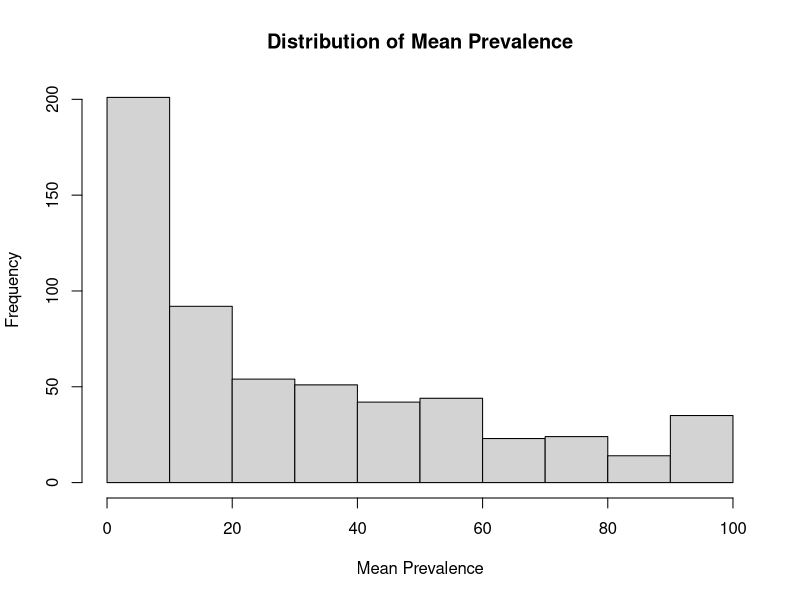

Write R code to recreate this figure.
##Pooled AMR prevalence by antibiotic compound and species per region

library(tidyverse)
library(ggpubr)
library(patchwork)
library(grid)
library(gridExtra)
library(ggthemes)
library(flextable)
library(officer)

theme_Publication <- function(base_size = 17, base_family = "helvetica") {
  library(grid)
  library(ggthemes)
  (theme_foundation(base_size = base_size, base_family = base_family)
    + theme(
      plot.title       = element_text(face = "bold", size = rel(1.2), hjust = 0.5),
      text             = element_text(),
      panel.background = element_rect(colour = NA),
      plot.background  = element_rect(colour = NA),
      panel.border     = element_rect(colour = NA),
      axis.title       = element_text(face = "bold", size = rel(1)),
      axis.title.y     = element_text(angle = 90, vjust = 2),
      axis.title.x     = element_text(vjust = -0.2),
      axis.text        = element_text(),
      axis.line        = element_line(colour = "black"),
      axis.ticks       = element_line(),
      panel.grid.major = element_line(colour = "#f0f0f0"),
      panel.grid.minor = element_blank(),
      legend.key       = element_rect(colour = NA),
      legend.position  = "bottom",
      legend.direction = "horizontal",
      legend.key.size  = unit(0.2, "cm"),
      legend.margin    = margin(0, 0, 0, 0),
      legend.title     = element_text(face = "italic"),
      plot.margin      = unit(c(2, 2, 2, 2), "mm"),
      strip.background = element_rect(colour = "#f0f0f0", fill = "#f0f0f0"),
      strip.text       = element_text(face = "bold")
    ))
}

# Consistent species colour palette across all panels
species_colours <- c(
  "Cattle"      = "#386cb0",
  "Chicken"     = "#fdb462",
  "Environment" = "#7fc97f",
  "Goats"       = "#ef3b2c",
  "Pigs"        = "#662506",
  "Sheep"       = "#a6cee3",
  "Turkey"      = "#984ea3"
)

all_species <- names(species_colours)

###############################################
# Load and clean data
###############################################
AMR_clean <- read.csv("AMR_clean.csv") %>%
  dplyr::select(doi, country, region, iso_3, y_coordinate, x_coordinate,
                sampling_start_year, sampling_end_year, species, pathogen,
                sal_prevalence, no_sample, antimicrobial, antimicrobial_compound,
                antibiotic_class, who_classification, no_isolate,
                no_isolates_resistant, no_isolates_intermediate,
                no_isolates_susceptible, mdr_percentage) %>%
  dplyr::mutate(
    no_isolates_susceptible = no_isolate - no_isolates_resistant,
    species = ifelse(species == "Pig", "Pigs", species)
  ) %>%
  dplyr::select(-no_isolates_intermediate)

# Total isolates per species per region - correct denominator
# Summed before antibiotic aggregation to avoid double counting
isolate_counts <- AMR_clean %>%
  group_by(region, species) %>%
  summarise(NIsolates = sum(no_isolate, na.rm = TRUE), .groups = "drop")

###############################################
# Subtitle functions - dynamic, no hardcoding
###############################################

# Eastern Africa - line break before Environment
build_subtitle_ea <- function() {
  d <- isolate_counts %>%
    filter(region == "Eastern Africa") %>%
    arrange(species) %>%
    mutate(label = paste0(species, " n = ", format(NIsolates, big.mark = ",")))
  line1_labels <- d %>% filter(species < "Environment") %>% pull(label)
  line2_labels <- d %>% filter(species >= "Environment" & species < "Sheep") %>% pull(label)
  line3_labels <- d %>% filter(species >= "Sheep") %>% pull(label)
  line1 <- paste(c("Eastern Africa", line1_labels), collapse = ", ")
  line2 <- paste(line2_labels, collapse = ", ")
  line3 <- paste(line3_labels, collapse = ", ")
  paste0(line1, ",\n", line2, ",\n", line3)
}

# West Africa - line break before Environment
build_subtitle_wa <- function() {
  d <- isolate_counts %>%
    filter(region == "West Africa") %>%
    arrange(species) %>%
    mutate(label = paste0(species, " n = ", format(NIsolates, big.mark = ",")))
  before_env <- d %>% filter(species < "Environment") %>% pull(label)
  env_onward  <- d %>% filter(species >= "Environment") %>% pull(label)
  line1 <- paste(c("West Africa", before_env), collapse = ", ")
  line2 <- paste(env_onward, collapse = ", ")
  paste0(line1, ",\n", line2)
}

# Northern Africa - exclude Environment, line break before Turkey
build_subtitle_na <- function() {
  d <- isolate_counts %>%
    filter(region == "Northern Africa", species != "Environment") %>%
    arrange(species) %>%
    mutate(label = paste0(species, " n = ", format(NIsolates, big.mark = ",")))
  before_turkey <- d %>% filter(species < "Turkey") %>% pull(label)
  turkey_onward  <- d %>% filter(species >= "Turkey") %>% pull(label)
  line1 <- paste(c("Northern Africa", before_turkey), collapse = ", ")
  line2 <- paste(turkey_onward, collapse = ", ")
  paste0(line1, ",\n", line2)
}

# Southern Africa - line break before Goats
build_subtitle_sa <- function() {
  d <- isolate_counts %>%
    filter(region == "Southern Africa") %>%
    arrange(species) %>%
    mutate(label = paste0(species, " n = ", format(NIsolates, big.mark = ",")))
  before_goats <- d %>% filter(species < "Goats") %>% pull(label)
  goats_onward  <- d %>% filter(species >= "Goats") %>% pull(label)
  line1 <- paste(c("Southern Africa", before_goats), collapse = ", ")
  line2 <- paste(goats_onward, collapse = ", ")
  paste0(line1, ",\n", line2)
}

###############################################
# Aggregate and compute pooled prevalence
###############################################
SalRes <- aggregate(no_isolates_resistant ~ antimicrobial_compound + species + region,
                    data = AMR_clean, FUN = sum)
SalAll <- aggregate(no_isolate ~ antimicrobial_compound + species + region,
                    data = AMR_clean, FUN = sum)

SalMean <- round((SalRes$no_isolates_resistant / SalAll$no_isolate) * 100, digits = 0)

SalMeandf <- as.data.frame(cbind(SalRes$antimicrobial_compound, SalRes$species,
                                 SalRes$region, SalMean, SalAll$no_isolate))
colnames(SalMeandf) <- c("Compound", "Species", "Region", "Mean", "NIsolates")
SalMeandf$Mean      <- as.numeric(as.character(SalMeandf$Mean))
SalMeandf$NIsolates <- as.numeric(as.character(SalMeandf$NIsolates))

# Restrict to drug-species pairings with >= 10 isolates
SalMeandf <- SalMeandf[SalMeandf$NIsolates >= 10, ]

hist(SalMeandf$Mean, main = "Distribution of Mean Prevalence", xlab = "Mean Prevalence")

# 95% Wald CI: p +/- 1.96 * sqrt(p*(1-p)/n)
CI.function <- function(x, y) { x + c(-1.96, 1.96) * sqrt(x * (1 - x) / y) }

CIsal     <- as.data.frame(t(mapply(CI.function, SalMeandf$Mean / 100, SalMeandf$NIsolates)))
SalMeandf <- cbind(SalMeandf, round(CIsal * 100, digits = 0))
colnames(SalMeandf) <- c("Compound", "Species", "Region", "Mean", "NIsolates", "CILow", "CIHigh")

SalMeandf$CILow[SalMeandf$CILow   < 0]   <- 0
SalMeandf$CIHigh[SalMeandf$CIHigh > 100] <- 100

# Remove zero-resistance rows
SalMeandf <- SalMeandf[SalMeandf$Mean != 0, ]

###############################################
# Supplementary Tables
###############################################
zebra_header <- "#2E75B6"
zebra_odd    <- "#DEEAF1"
zebra_even   <- "#FFFFFF"

make_zebra_table <- function(df, title) {
  n_rows <- nrow(df)
  flextable(df) %>%
    bg(bg = zebra_header, part = "header") %>%
    color(color = "white", part = "header") %>%
    bold(part = "header") %>%
    bg(i = seq(1, n_rows, by = 2), bg = zebra_odd,  part = "body") %>%
    bg(i = seq(2, n_rows, by = 2), bg = zebra_even, part = "body") %>%
    border_outer(border = fp_border(color = "#2E75B6", width = 1.5)) %>%
    border_inner_h(border = fp_border(color = "#BDD7EE", width = 0.5)) %>%
    font(fontname = "Arial", part = "all") %>%
    fontsize(size = 10, part = "body") %>%
    fontsize(size = 11, part = "header") %>%
    align(align = "center", part = "header") %>%
    align(align = "left",   part = "body") %>%
    set_table_properties(width = 1, layout = "autofit") %>%
    set_caption(caption = title)
}

regions <- unique(SalMeandf$Region)
reg.ca  <- SalMeandf %>% filter(Region == regions[1])
reg.ea  <- SalMeandf %>% filter(Region == regions[2])
reg.na  <- SalMeandf %>% filter(Region == regions[3])
reg.sa  <- SalMeandf %>% filter(Region == regions[4])
reg.wa  <- SalMeandf %>% filter(Region == regions[5])

ft.ca <- make_zebra_table(reg.ca, paste("Table. Pooled AMR prevalence -", regions[1]))
ft.ea <- make_zebra_table(reg.ea, paste("Table. Pooled AMR prevalence -", regions[2]))
ft.na <- make_zebra_table(reg.na, paste("Table. Pooled AMR prevalence -", regions[3]))
ft.sa <- make_zebra_table(reg.sa, paste("Table. Pooled AMR prevalence -", regions[4]))
ft.wa <- make_zebra_table(reg.wa, paste("Table. Pooled AMR prevalence -", regions[5]))

doc <- read_docx() %>%
  body_add_par("Supplementary Tables", style = "heading 1") %>%
  body_add_flextable(ft.ca) %>% body_add_par("") %>%
  body_add_flextable(ft.ea) %>% body_add_par("") %>%
  body_add_flextable(ft.na) %>% body_add_par("") %>%
  body_add_flextable(ft.sa) %>% body_add_par("") %>%
  body_add_flextable(ft.wa)

print(doc, target = "AMRprevalencespeciesregion_tables.docx")

###############################################
# Shared legend - all species
###############################################
dummy_df <- data.frame(Species = all_species, x = 1, y = 1)

dummy_plot <- ggplot(dummy_df, aes(x = x, y = y, fill = Species)) +
  geom_bar(stat = "identity") +
  scale_fill_manual(values = species_colours) +
  guides(fill = guide_legend(ncol = 1, byrow = TRUE)) +
  theme(legend.position  = "right",
        legend.direction = "vertical",
        legend.title     = element_text(size = 17, face = "italic"),
        legend.text      = element_text(size = 17),
        legend.key.size  = unit(0.5, "cm"),
        legend.spacing.y = unit(0.4, "cm")) +
  labs(fill = "Species")

get_legend <- function(p) {
  g   <- ggplotGrob(p)
  leg <- g$grobs[[which(sapply(g$grobs, function(x) x$name) == "guide-box")]]
  return(leg)
}

shared_legend <- get_legend(dummy_plot)

###############################################
# Eastern Africa
###############################################
ea_compounds <- c("ERY", "STR", "TET", "AMP", "NIT", "KAN", "NAL", "SMX", "AMC")

sal.ea <- SalMeandf %>%
  filter(Compound %in% ea_compounds, Region == "Eastern Africa")

sal.ea$Compound <- reorder(sal.ea$Compound, -sal.ea$Mean)

sal.ea.plot <- ggbarplot(sal.ea, "Compound", "Mean",
                         fill = "Species",
                         position = position_dodge(width = 0.7),
                         subtitle = build_subtitle_ea(),
                         xlab = FALSE, ylab = FALSE,
                         legend.title = "Species", font.subtitle = c(10)) +
  rotate_x_text(90) +
  geom_linerange(aes(group = Species, ymax = CIHigh, ymin = CILow),
                 position = position_dodge(width = 0.7)) +
  scale_fill_manual(values = species_colours, drop = TRUE) +
  theme_Publication() +
  theme(axis.title.x   = element_blank(),
        axis.title.y   = element_blank(),
        axis.text      = element_text(size = 17),
        legend.position = "none")

sal.ea.plot <- ggpar(sal.ea.plot, ylim = c(0, 100))

###############################################
# West Africa
###############################################
wa_compounds <- c("ERY", "AMX", "AMP", "AMC", "COT", "CTX", "TET", "OXA", "IMP")

sal.wa <- SalMeandf %>%
  filter(Compound %in% wa_compounds, Region == "West Africa")

sal.wa$Compound <- reorder(sal.wa$Compound, -sal.wa$Mean)

sal.wa.plot <- ggbarplot(sal.wa, "Compound", "Mean",
                         fill = "Species",
                         position = position_dodge(width = 0.7),
                         subtitle = build_subtitle_wa(),
                         xlab = FALSE, ylab = FALSE,
                         legend.title = "Species", font.subtitle = c(10)) +
  rotate_x_text(90) +
  geom_linerange(aes(group = Species, ymax = CIHigh, ymin = CILow),
                 position = position_dodge(width = 0.7)) +
  scale_fill_manual(values = species_colours, drop = TRUE) +
  theme_Publication() +
  theme(axis.title.x   = element_blank(),
        axis.title.y   = element_blank(),
        axis.text      = element_text(size = 17),
        legend.position = "none")

sal.wa.plot <- ggpar(sal.wa.plot, ylim = c(0, 100))

###############################################
# Northern Africa
###############################################
na_compounds <- c("AMX", "AMP", "AMC", "COT", "CTX", "STR", "TET", "DOX", "KAN")

sal.na <- SalMeandf %>%
  filter(Compound %in% na_compounds, Region == "Northern Africa")

sal.na$Compound <- reorder(sal.na$Compound, -sal.na$Mean)

sal.na.plot <- ggbarplot(sal.na, "Compound", "Mean",
                         fill = "Species",
                         position = position_dodge(width = 0.7),
                         subtitle = build_subtitle_na(),
                         xlab = FALSE, ylab = FALSE,
                         legend.title = "Species", font.subtitle = c(10)) +
  rotate_x_text(90) +
  geom_linerange(aes(group = Species, ymax = CIHigh, ymin = CILow),
                 position = position_dodge(width = 0.7)) +
  scale_fill_manual(values = species_colours, drop = TRUE) +
  theme_Publication() +
  theme(axis.title.x   = element_blank(),
        axis.title.y   = element_blank(),
        axis.text      = element_text(size = 17),
        legend.position = "none")

sal.na.plot <- ggpar(sal.na.plot, ylim = c(0, 100))

###############################################
# Southern Africa
###############################################
sa_compounds <- c("ERY", "AMX", "TET", "STR", "CTX", "CFX", "AMP", "COT", "TMP")

sal.sa <- SalMeandf %>%
  filter(Compound %in% sa_compounds, Region == "Southern Africa")

sal.sa$Compound <- reorder(sal.sa$Compound, -sal.sa$Mean)

sal.sa.plot <- ggbarplot(sal.sa, "Compound", "Mean",
                         fill = "Species",
                         position = position_dodge(width = 0.7),
                         subtitle = build_subtitle_sa(),
                         xlab = FALSE, ylab = FALSE,
                         legend.title = "Species", font.subtitle = c(10)) +
  rotate_x_text(90) +
  geom_linerange(aes(group = Species, ymax = CIHigh, ymin = CILow),
                 position = position_dodge(width = 0.7)) +
  scale_fill_manual(values = species_colours, drop = TRUE) +
  theme_Publication() +
  theme(axis.title.x   = element_blank(),
        axis.title.y   = element_blank(),
        axis.text      = element_text(size = 17),
        legend.position = "none")

sal.sa.plot <- ggpar(sal.sa.plot, ylim = c(0, 100))


###############################################
# Combine and save Figure 6 - legend on right
###############################################
region_plot <- (sal.ea.plot | sal.wa.plot) / (sal.na.plot | sal.sa.plot) +
  plot_annotation(
    tag_levels = "a",
    tag_prefix = "(",
    tag_suffix = ")"
  ) &
  theme(plot.tag = element_text(face = "bold"))

yleft  <- textGrob("Percent resistance", rot = 90, gp = gpar(fontsize = 19))
bottom <- textGrob("Antimicrobial",               gp = gpar(fontsize = 19))

plot1 <- patchwork::patchworkGrob(region_plot)

# Legend sized to match figure height
legend_plot <- ggplot(dummy_df, aes(x = x, y = y, fill = Species)) +
  geom_bar(stat = "identity") +
  scale_fill_manual(values = species_colours) +
  guides(fill = guide_legend(ncol = 1, byrow = TRUE)) +
  theme_void() +
  theme(legend.position  = "right",
        legend.direction = "vertical",
        legend.title     = element_text(size = 17, face = "italic", vjust = 1),
        legend.text      = element_text(size = 17),
        legend.key.size  = unit(0.6, "cm"),
        legend.spacing.y = unit(0.4, "cm")) +
  labs(fill = "Species")

shared_legend <- get_legend(legend_plot)

final_plot <- gridExtra::arrangeGrob(
  plot1,
  shared_legend,
  ncol   = 2,
  nrow   = 1,
  widths = c(20, 3)
)
png("figure6.png", width = 5000, height = 4200, res = 300)
# tiff("figure6.tiff", width = 5000, height = 4200, res = 300)
# grid.arrange(final_plot, left = yleft, bottom = bottom)
# dev.off()

###############################################
# Legend figure - standalone for separate use
###############################################
